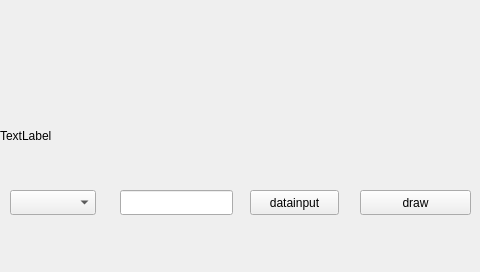
<?xml version="1.0" encoding="UTF-8"?>
<ui version="4.0">
 <class>Widget</class>
 <widget class="QWidget" name="Widget">
  <property name="geometry">
   <rect>
    <x>0</x>
    <y>0</y>
    <width>480</width>
    <height>272</height>
   </rect>
  </property>
  <property name="windowTitle">
   <string>Widget</string>
  </property>
  <widget class="QLabel" name="label">
   <property name="geometry">
    <rect>
     <x>0</x>
     <y>0</y>
     <width>480</width>
     <height>272</height>
    </rect>
   </property>
   <property name="text">
    <string>TextLabel</string>
   </property>
  </widget>
  <widget class="QPushButton" name="pushButton">
   <property name="geometry">
    <rect>
     <x>250</x>
     <y>190</y>
     <width>89</width>
     <height>25</height>
    </rect>
   </property>
   <property name="text">
    <string>datainput</string>
   </property>
  </widget>
  <widget class="QComboBox" name="comboBox">
   <property name="geometry">
    <rect>
     <x>10</x>
     <y>190</y>
     <width>86</width>
     <height>25</height>
    </rect>
   </property>
  </widget>
  <widget class="QPushButton" name="pushButton_2">
   <property name="geometry">
    <rect>
     <x>360</x>
     <y>190</y>
     <width>111</width>
     <height>25</height>
    </rect>
   </property>
   <property name="text">
    <string>draw</string>
   </property>
  </widget>
  <widget class="QLineEdit" name="lineEdit">
   <property name="geometry">
    <rect>
     <x>120</x>
     <y>190</y>
     <width>113</width>
     <height>25</height>
    </rect>
   </property>
  </widget>
 </widget>
 <resources/>
 <connections/>
</ui>
